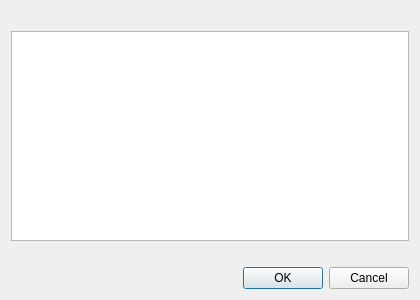
<?xml version="1.0" encoding="UTF-8"?>
<ui version="4.0">
 <class>LayoutDatasetDialog</class>
 <widget class="QWidget" name="LayoutDatasetDialog">
  <property name="geometry">
   <rect>
    <x>0</x>
    <y>0</y>
    <width>420</width>
    <height>300</height>
   </rect>
  </property>
  <layout class="QVBoxLayout" name="verticalLayout">
   <item>
    <widget class="QLabel" name="labelPrompt">
     <property name="wordWrap">
      <bool>true</bool>
     </property>
    </widget>
   </item>
   <item>
    <widget class="QListWidget" name="listDatasets">
     <property name="selectionMode">
      <enum>QAbstractItemView::NoSelection</enum>
     </property>
    </widget>
   </item>
   <item>
    <widget class="QLabel" name="labelSingleOnly">
     <property name="wordWrap">
      <bool>true</bool>
     </property>
    </widget>
   </item>
   <item>
    <widget class="QDialogButtonBox" name="buttonBox">
     <property name="orientation">
      <enum>Qt::Horizontal</enum>
     </property>
     <property name="standardButtons">
      <set>QDialogButtonBox::Cancel|QDialogButtonBox::Ok</set>
     </property>
    </widget>
   </item>
  </layout>
 </widget>
 <resources/>
 <connections/>
</ui>
